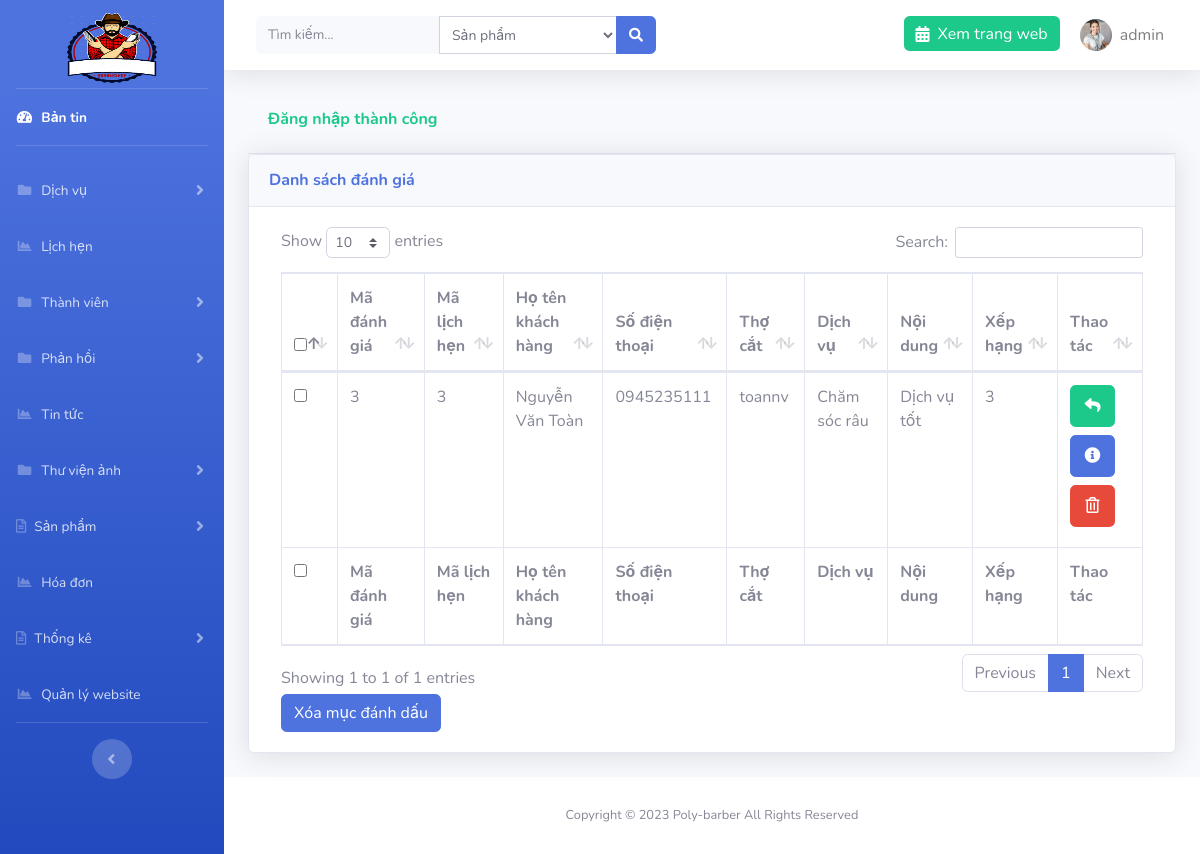
/admin/?page=evaluate (signed in), run on the app's committed database.
### tables this page shows
CREATE TABLE `setting` (
  `id` int(11) NOT NULL,
  `logo` varchar(191) NOT NULL,
  `file_ico` varchar(191) NOT NULL,
  `title` varchar(191) NOT NULL,
  `introduce` text NOT NULL,
  `slogan` varchar(191) NOT NULL
);

CREATE TABLE `evaluates` (
  `id` int(11) NOT NULL,
  `rating` int(1) NOT NULL,
  `id_appointment` int(11) NOT NULL,
  `id_user` int(11) NOT NULL,
  `id_service` int(11) NOT NULL,
  `content` varchar(191) NOT NULL,
  `parent_id` int(11) NOT NULL,
  `created_at` timestamp NOT NULL DEFAULT current_timestamp()
);

CREATE TABLE `users` (
  `id` int(11) NOT NULL,
  `account` varchar(191) NOT NULL,
  `password` varchar(191) NOT NULL,
  `name` varchar(191) NOT NULL,
  `address` varchar(255) NOT NULL,
  `phone` varchar(11) NOT NULL,
  `email` varchar(191) NOT NULL,
  `role` int(1) NOT NULL,
  `images` varchar(191) DEFAULT NULL,
  `code` varchar(191) DEFAULT NULL,
  `time_code` int(11) DEFAULT NULL
);

CREATE TABLE `services` (
  `id` int(11) NOT NULL,
  `name` varchar(191) NOT NULL,
  `price` float NOT NULL,
  `sale` float NOT NULL,
  `time` time NOT NULL,
  `detail` text NOT NULL,
  `images` varchar(191) NOT NULL,
  `id_type` int(11) NOT NULL
);

### libs/database.php (called while the page is built, shortened)
<?php
function connection()
{
    try {
       $conn = new PDO("mysql:host=localhost; dbname=cattoc; charset=utf8", "root", "");
    } catch (PDOException $e) {
        echo "Lỗi Kết nối" . $e->getMessage();
    }
    return $conn;
}
function query_exe($sql) {
    $conn = connection();
    try {
        $stmt = $conn->prepare($sql);
        $stmt->execute();
        $result = $stmt->fetchAll(PDO::FETCH_ASSOC);
        return $result;
    } catch (PDOException $e) {
        echo "Lỗi dữ liệu" . $e->getMessage();
    } finally {
        unset($conn);
    }
}
function query_limit($sql) {
    $conn = connection();
    try {
        $stmt = $conn->prepare($sql);
        $stmt->execute();
        $result = $stmt->fetch(PDO::FETCH_ASSOC);
        return $result;
    } catch (PDOException $e) {
        echo "Lỗi dữ liệu" . $e->getMessage();
    } finally {
        unset($conn);
    }
}

### libs/setting.php (called while the page is built, shortened)
<?php
require_once "database.php";
function list_limit_setting(){
    $sql = "SELECT * from setting order by id limit 0,1";
    return query_limit($sql);
}

### libs/evaluates.php (called while the page is built, shortened)
<?php
require_once "database.php";
function list_all_evaluate(){
    $sql="SELECT evaluates.*, users.name as name,users.phone as user_phone, account, services.name as services_name
    from evaluates inner join users on users.id = evaluates.id_user
    inner join services on services.id=evaluates.id_service where parent_id=0 order by evaluates.id desc";
    return query_exe($sql);
}

### admin/feedback/evaluates/index.php (the view, shortened to what this page needs)
<?php
$evaluate = list_all_evaluate();
?>
<div class="container-fluid">
    <?php if (isset($_SESSION['message'])) : ?>
        <div class="card-header py-3 text-success">
            <h6 class="font-weight-bold"><?= $_SESSION['message'] ?></h6>
        </div>
    <?php endif; ?>
    <div class="card shadow mb-4">
        <div class="card-header py-3">
            <h6 class="m-0 font-weight-bold text-primary">Danh sách đánh giá</h6>
        </div>
        <div class="card-body">
            <div class="table-responsive">
                <form action="" method="POST" class="col-md-12">
                    <table class="table table-bordered" id="dataTable" width="100%" cellspacing="0">
                        <thead>
                            <tr>
                                <th>
                                    <input type="checkbox" name="checkall" class="checkall">
                                </th>
                                <th>Mã đánh giá</th>
                                <th>Mã lịch hẹn</th>
                                <th>Họ tên khách hàng</th>
                                <th>Số điện thoại</th>
                                <th>Thợ cắt</th>
                                <th>Dịch vụ</th>
                                <th>Nội dung</th>
                                <th>Xếp hạng</th>
                                <th>Thao tác</th>
                            </tr>
                        </thead>
                        <tfoot>
                            <tr>
                            <th>
                                <input type="checkbox" name="checkall" class="checkall">
                                </th>
                                <th>Mã đánh giá</th>
                                <th>Mã lịch hẹn</th>
                                <th>Họ tên khách hàng</th>
                                <th>Số điện thoại</th>
                                <th>Thợ cắt</th>
                                <th>Dịch vụ</th>
                                <th>Nội dung</th>
                                <th>Xếp hạng</th>
                                <th>Thao tác</th>
                            </tr>
                        </tfoot>
                        <tbody>
                            <?php foreach ($evaluate as $e) : ?>
                                <tr>
                                    <td>
                                        <input type="checkbox" name="id[]" id="" value="<?= $e['id'] ?>">
                                    </td>
                                    <td><?= $e['id'] ?></td>
                                    <td><?= $e['id_appointment']?></td>
                                    <td><?= $e['name'] ?></td>
                                    <td><?=$e['user_phone']?></td>
                                    <td><?= $e['account'] ?></td>
                                    <td><?= $e['services_name'] ?></td>
                                    <td><?= $e['content'] ?></td>
                                    <td><?= $e['rating'] ?></td>
                                    <td>
                                    <a href="<?= ROOT ?>admin/?page=evaluate&action=reply&id=<?=$e['id'] ?>" class="btn btn-success d-block p-2 w-75 mb-2"><i class="fas fa-reply"></i></a>
                                    <a href="<?= ROOT ?>admin/?page=evaluate&action=detail&id=<?= $e['id'] ?>" class="btn btn-primary  d-block p-2 w-75 mb-2"><i class="fas fa-info-circle"></i></a>
                                    <a href="<?= ROOT ?>admin/?page=evaluate&id=<?= $e['id'] ?>" onclick="return confirm('Bạn có chắc muốn xóa không')" class="btn btn-danger d-block p-2 w-75 mb-2"><i class="far fa-trash-alt"></i></a>
                                    </td>
                                </tr>
                            <?php endforeach; ?>
                        </tbody>
                    </table>
                    <button type="submit" class="btn btn-primary" id="btndel-category" name="btn-del">Xóa mục đánh dấu</button>
                </form>
            </div>
        </div>
    </div>
</div>

### admin/template/header.php (shortened to what this page needs)
<?php $setting = list_limit_setting(); ?>
<!DOCTYPE html>
<html lang="en">
<head>
    <link href="resource/vendor/fontawesome-free/css/all.min.css" rel="stylesheet" type="text/css">
    <link rel="stylesheet" href="resource/vendor/select2.min.css" />
<link rel="stylesheet" href="https://maxcdn.bootstrapcdn.com/bootstrap/4.4.1/css/bootstrap.min.css">
    <link href="resource/css/sb-admin-2.css" rel="stylesheet">
    <link href="resource/vendor/datatables/dataTables.bootstrap4.min.css" rel="stylesheet">
</head>
<body id="page-top">
    <div id="wrapper">
        <ul class="navbar-nav bg-gradient-primary sidebar sidebar-dark accordion" id="accordionSidebar">
            <a class="sidebar-brand d-flex align-items-center justify-content-center mb-3 pt-5" href="<?=ROOT?>admin">
                <img src="../images/<?=$setting['logo']?>" alt="logo" width="90" height="70">
            </a>
            <hr class="sidebar-divider my-0">
            <li class="nav-item active">
                <a class="nav-link" href="<?= ROOT ?>admin">
                    <i class="fas fa-fw fa-tachometer-alt"></i>
                    <span>Bản tin</span></a>
            </li>
            <hr class="sidebar-divider">
            <li class="nav-item">
                <a class="nav-link collapsed" href="#" data-toggle="collapse" data-target="#collapsePages" aria-expanded="true" aria-controls="collapsePages">
                    <i class="fas fa-fw fa-folder"></i>
                    <span>Dịch vụ</span>
                </a>
            </li>
            <li class="nav-item">
                <a class="nav-link" href="<?= ROOT ?>admin/?page=appointment">
                    <i class="fas fa-fw fa-chart-area"></i>
                    <span>Lịch hẹn</span></a>
            </li>
             <li class="nav-item">
                <a class="nav-link collapsed" href="#" data-toggle="collapse" data-target="#collapsePages2" aria-expanded="true" aria-controls="collapsePages">
                    <i class="fas fa-fw fa-folder"></i>
                    <span>Thành viên</span>
                </a>
            </li>
             <li class="nav-item">
                <a class="nav-link collapsed" href="#" data-toggle="collapse" data-target="#collapsePages3" aria-expanded="true" aria-controls="collapsePages">
                    <i class="fas fa-fw fa-folder"></i>
                    <span>Phản hồi</span>
                </a>
            </li>
               <li class="nav-item">
                <a class="nav-link" href="<?= ROOT ?>admin/?page=new">
                    <i class="fas fa-fw fa-chart-area"></i>
                    <span>Tin tức</span></a>
            </li>
  <li class="nav-item">
                <a class="nav-link collapsed" href="#" data-toggle="collapse" data-target="#collapsePages4" aria-expanded="true" aria-controls="collapsePages">
                    <i class="fas fa-fw fa-folder"></i>
                    <span>Thư viện ảnh</span>
                </a>
            </li>
            <li class="nav-item">
                <a class="nav-link collapsed" href="#" data-toggle="collapse" data-target="#collapseTwo" aria-expanded="true" aria-controls="collapseTwo">
                    <i class="far fa-file-alt"></i>
                    <span>Sản phẩm</span>
                </a>
            </li>
            <li class="nav-item">
                <a class="nav-link" href="<?= ROOT ?>admin/?page=order">
                    <i class="fas fa-fw fa-chart-area"></i>
                    <span>Hóa đơn</span></a>
            </li>
            <li class="nav-item">
                <a class="nav-link collapsed" href="#" data-toggle="collapse" data-target="#collapseTwo1" aria-expanded="true" aria-controls="collapseTwo">
                    <i class="far fa-file-alt"></i>
                    <span>Thống kê</span>
                </a>
            </li>
               <li class="nav-item">
                <a class="nav-link" href="<?= ROOT ?>admin/?page=setting">
                    <i class="fas fa-fw fa-chart-area"></i>
                    <span>Quản lý website</span></a>
            </li>
            <hr class="sidebar-divider d-none d-md-block">
            <div class="text-center d-none d-md-inline">
                <button class="rounded-circle border-0" id="sidebarToggle"></button>
            </div>
        </ul>
        <div id="content-wrapper" class="d-flex flex-column">
            <div id="content">
                <nav class="navbar navbar-expand navbar-light bg-white topbar mb-4 static-top shadow">
                    <form class="d-none d-sm-inline-block form-inline mr-auto ml-md-3 my-2 my-md-0 mw-100 navbar-search" method="POST" action="<?= ROOT ?>admin/search.php">
                        <div class="input-group">
                            <input name="keyword" type="text" title="Vui lòng nhập nội dung tìm kiếm" class="form-control bg-light border-0 small" placeholder="Tìm kiếm..." aria-label="Search" aria-describedby="basic-addon2" required>
                            <select name="select_search" id="" class="form-control form-control-sm select-search">
                        <option value="1">Sản phẩm</option>
                    </select>
                            <div class="input-group-append">
                                <button class="btn btn-primary" type="submit">
                                    <i class="fas fa-search fa-sm"></i>
                                </button>
                            </div>
                        </div>
                    </form>
                    <ul class="navbar-nav ml-auto">
                        <li class="nav-item no-arrow">
                            <a href="<?=ROOT?>" class="nav-link bg-success text-white h-50 mt-3 rounded"><i class="fas fa-calendar-alt mr-2"></i>Xem trang web</a>
                        </li>
                        <li class="nav-item dropdown no-arrow">
                            <a class="nav-link dropdown-toggle" href="" id="userDropdown" role="button" data-toggle="dropdown" aria-haspopup="true" aria-expanded="false">
                                <img class="img-profile rounded-circle" src="../images/users/<?=$_SESSION['user']['images']?>">
                                <span class="ml-2 mr-2 text-black-50"><?=$_SESSION['user']['account']?></span>
                            </a>
                        </li>
                    </ul>
                </nav>

### data on the page
setting: logo (picture)
evaluates: id "3", id_appointment "3", id_user.name "Nguyễn Văn Toàn", id_user.phone "0945235111", id_user.account "toannv", id_service.name "Chăm sóc râu", content "Dịch vụ tốt", rating "3"

### other printed values
$_SESSION['user']['account'] "admin"
$_SESSION['message'] "Đăng nhập thành công"
